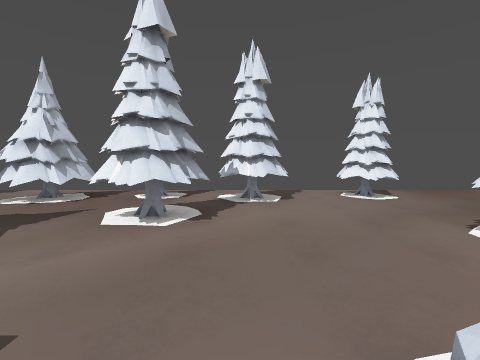
view 1 (above)

24 first-person views from a walk through a 3-D level made in the Godot game engine. The camera is 1.4 m above the floor, tilts 4° down and sees 90° across. The floor is counted in squares, 2 m on a side. Each view is taken from the middle of a square. On the plan, view 1 faces up. The plan holds only what a view shows up to about 9 squares ahead; the rest is blank. Surface patterns are stand-ins for the level's own textures.

view 2
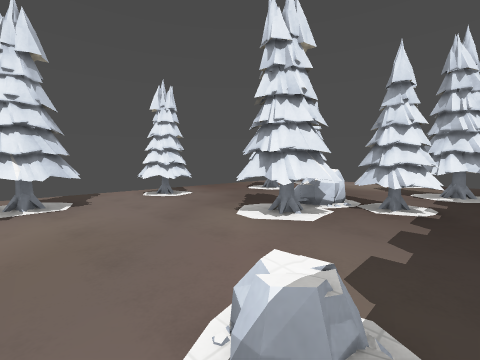

view 3
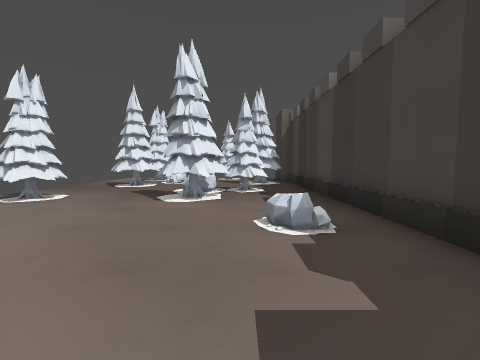

view 4
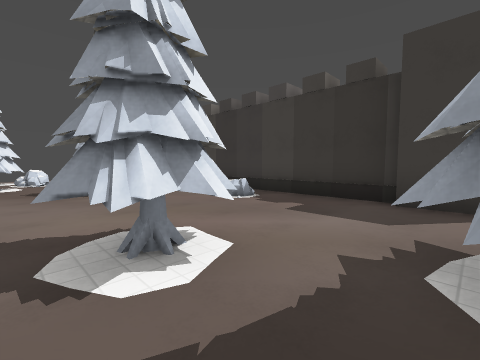

view 5
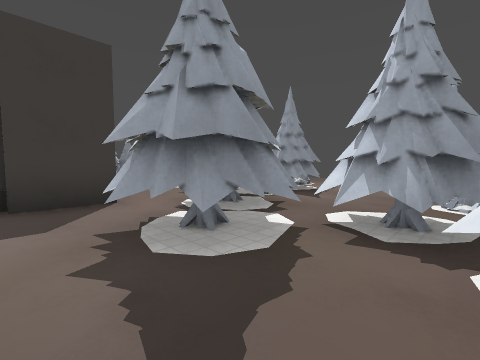

view 6
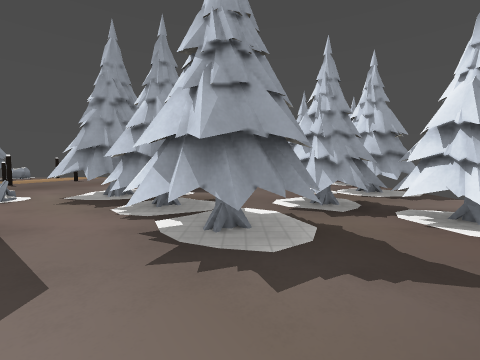

view 7
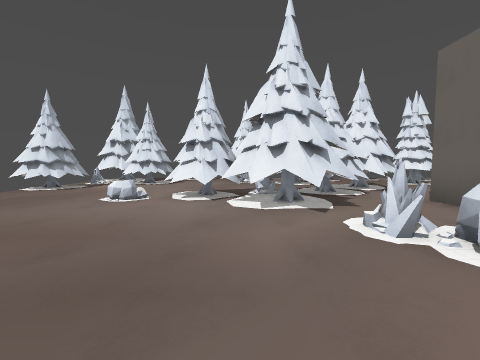

view 8
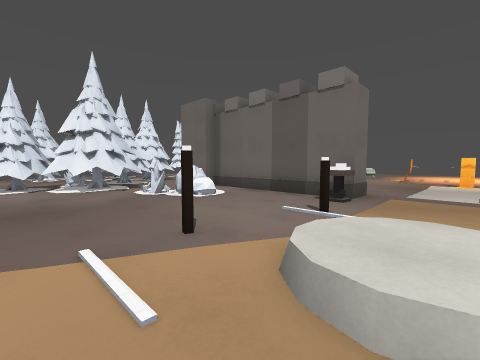

view 9
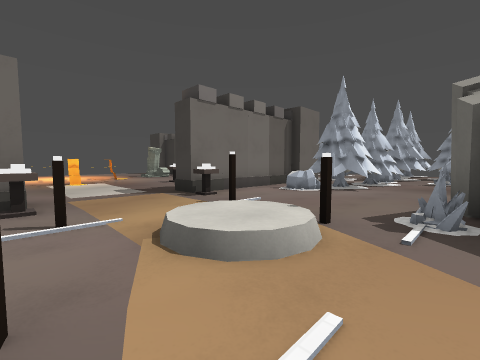

view 10
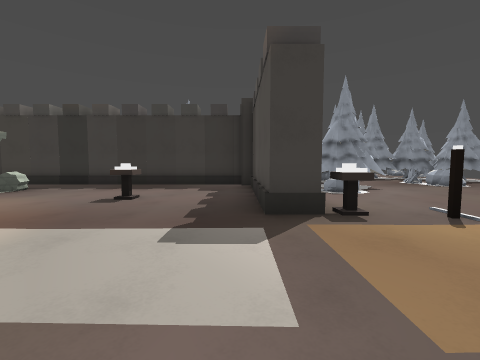

view 11
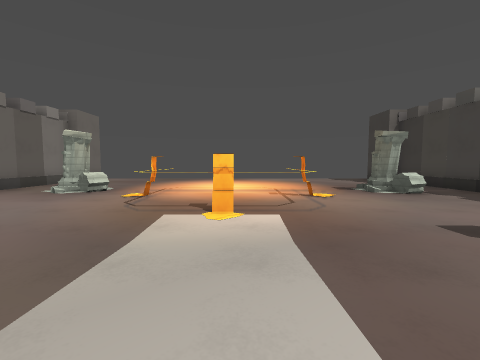

view 12
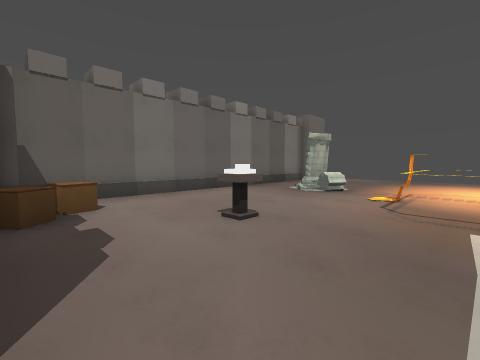

view 13
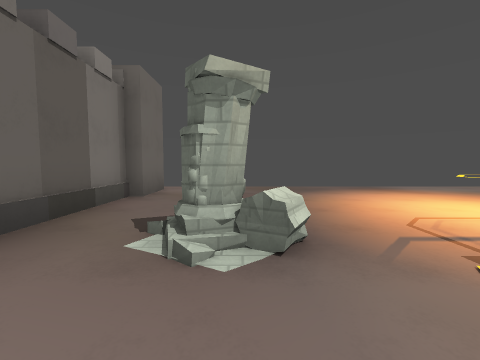

view 14
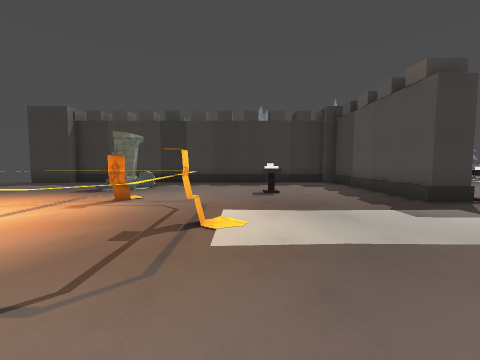

view 15
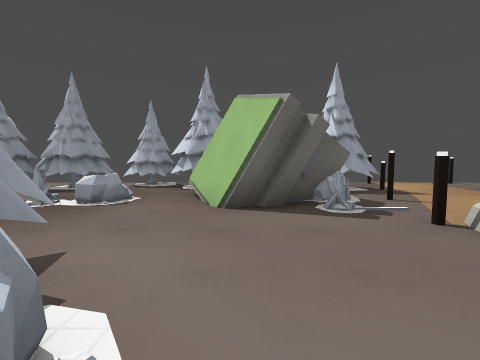

view 16
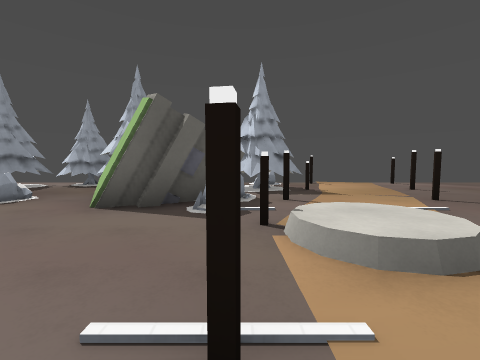

view 17
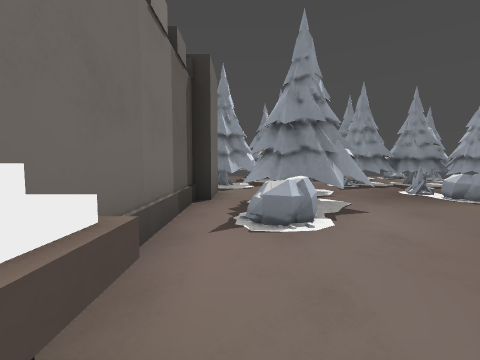

view 18
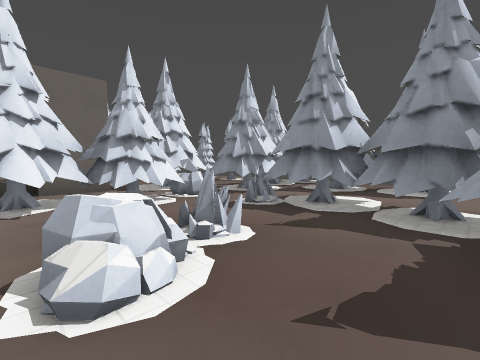

view 19
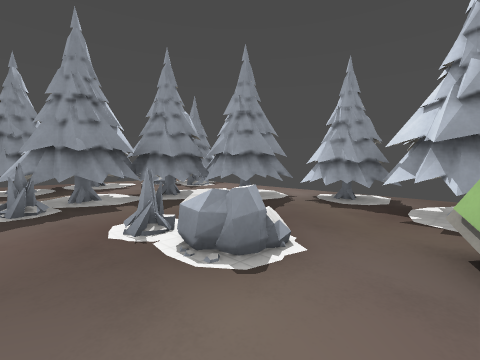

view 20
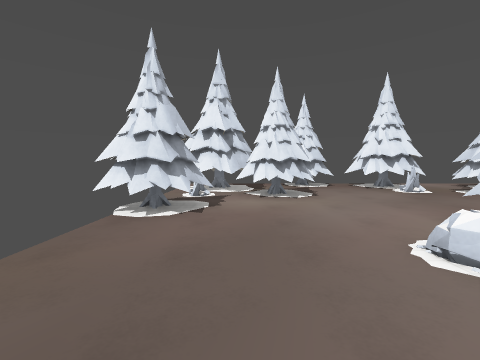

view 21
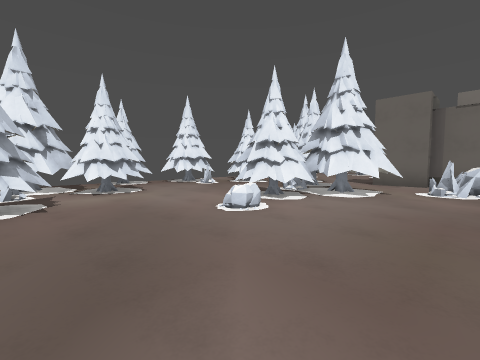

view 22
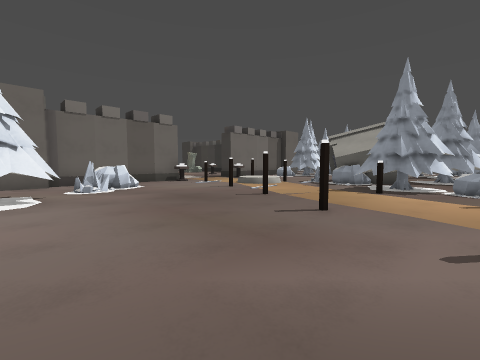

view 23
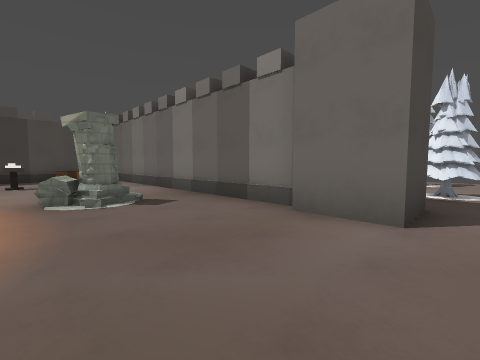

view 24
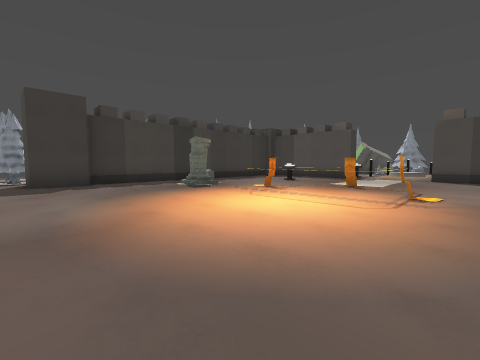

### Floor plan
Key: @ floor where view 1 was taken; # wall or solid block; x gap in a wall; . main floor; : floor 0.5 m higher than the main floor; / step, stairs or slope; = window, fence, low wall or low ledge; ≈ lava the walk keeps out of; ^ raised ledge; T thing the floor can be seen under or through; P pillar.
Columns run from 13 left of view 1 to 9 right of it. Each row starts with its distance up from view 1.
  6        ................
  5   ######.TTT.#xx#......
  4  ###..#TTT..TT....### .
  3  x.#...#TT..T.......=..
  2 ##.......T#.....#=....#
  1 ##...#..##.......#.#..#
  0  ...=####....@=....# ..
 -1  .....##..############.
 -2  .........#............
 -3  .......=.#^^..........
 -4 #..#......#......P.....
 -5  ...#.....#............
 -6  .....#.#.#.....≈......
 -7  #....//.......#x .....
 -8  =###./:......≈........
 -9    ##//.#..............
-10    ###....#.....≈......
-11    ###....#............
-12   ###...#=#......P.....
-13   #....####............
-14   #..=..##############.
-15   ##...####          #.
-16   ##....=#           ##
-17    #######

Positions as (right, up) in squares from view 1, and headings:
1: (0, 0), facing up
2: (0, 0), facing up-right
3: (-2, 1), facing right
4: (-3, 4), facing down-right
5: (-2, 4), facing down-left
6: (-1, 2), facing left
7: (-7, -5), facing up
8: (-8, -8), facing up-right
9: (-8, -6), facing down-right
10: (-2, -6), facing down
11: (-2, -8), facing right
12: (-2, -7), facing up-right
13: (2, -4), facing right
14: (1, -5), facing down
15: (-4, -11), facing left
16: (-4, -9), facing left
17: (-4, -9), facing down
18: (-10, -13), facing down-right
19: (-7, -12), facing down-left
20: (-11, -2), facing up
21: (-12, -3), facing up-right
22: (-12, -1), facing down-right
23: (9, -5), facing up-left
24: (9, -5), facing down-left
